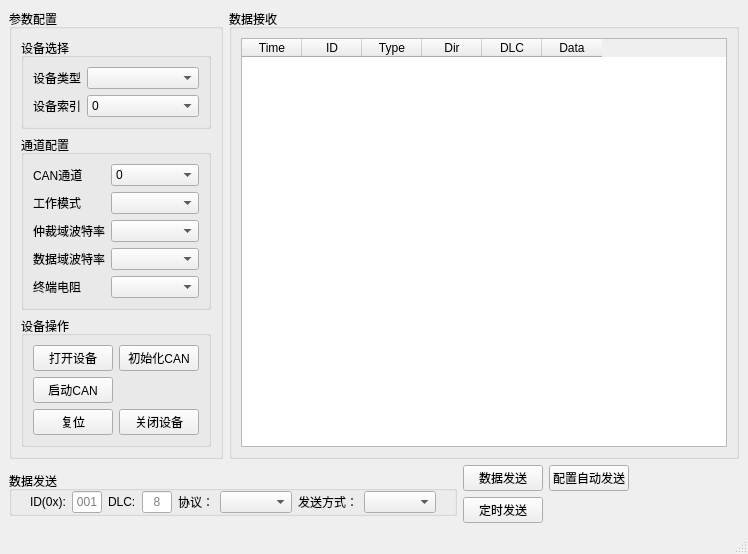
<?xml version="1.0" encoding="UTF-8"?>
<ui version="4.0">
 <class>MainWindow</class>
 <widget class="QMainWindow" name="MainWindow">
  <property name="geometry">
   <rect>
    <x>0</x>
    <y>0</y>
    <width>748</width>
    <height>554</height>
   </rect>
  </property>
  <property name="windowTitle">
   <string>MainWindow</string>
  </property>
  <widget class="QWidget" name="centralwidget">
   <layout class="QVBoxLayout" name="verticalLayout_3">
    <item>
     <layout class="QGridLayout" name="gridLayout_3">
      <item row="0" column="0">
       <layout class="QVBoxLayout" name="verticalLayout_4">
        <property name="bottomMargin">
         <number>0</number>
        </property>
        <item>
         <widget class="QGroupBox" name="groupBox_5">
          <property name="title">
           <string>参数配置</string>
          </property>
          <layout class="QVBoxLayout" name="verticalLayout">
           <item>
            <widget class="QGroupBox" name="groupBox">
             <property name="sizePolicy">
              <sizepolicy hsizetype="Preferred" vsizetype="Fixed">
               <horstretch>0</horstretch>
               <verstretch>0</verstretch>
              </sizepolicy>
             </property>
             <property name="title">
              <string>设备选择</string>
             </property>
             <layout class="QFormLayout" name="formLayout">
              <item row="0" column="0">
               <widget class="QLabel" name="label">
                <property name="sizePolicy">
                 <sizepolicy hsizetype="Fixed" vsizetype="Preferred">
                  <horstretch>0</horstretch>
                  <verstretch>0</verstretch>
                 </sizepolicy>
                </property>
                <property name="maximumSize">
                 <size>
                  <width>55</width>
                  <height>16777215</height>
                 </size>
                </property>
                <property name="text">
                 <string>设备类型</string>
                </property>
               </widget>
              </item>
              <item row="0" column="1">
               <widget class="QComboBox" name="DeviceNameComboBox"/>
              </item>
              <item row="1" column="0">
               <widget class="QLabel" name="label_2">
                <property name="sizePolicy">
                 <sizepolicy hsizetype="Fixed" vsizetype="Preferred">
                  <horstretch>0</horstretch>
                  <verstretch>0</verstretch>
                 </sizepolicy>
                </property>
                <property name="maximumSize">
                 <size>
                  <width>55</width>
                  <height>16777215</height>
                 </size>
                </property>
                <property name="text">
                 <string>设备索引</string>
                </property>
               </widget>
              </item>
              <item row="1" column="1">
               <widget class="QComboBox" name="DeviceIDCamboBox">
                <item>
                 <property name="text">
                  <string>0</string>
                 </property>
                </item>
               </widget>
              </item>
             </layout>
            </widget>
           </item>
           <item>
            <widget class="QGroupBox" name="groupBox_2">
             <property name="sizePolicy">
              <sizepolicy hsizetype="Preferred" vsizetype="Fixed">
               <horstretch>0</horstretch>
               <verstretch>0</verstretch>
              </sizepolicy>
             </property>
             <property name="title">
              <string>通道配置</string>
             </property>
             <layout class="QGridLayout" name="gridLayout_2">
              <item row="3" column="1">
               <widget class="QComboBox" name="ABitComboBox"/>
              </item>
              <item row="3" column="0">
               <widget class="QLabel" name="label_5">
                <property name="sizePolicy">
                 <sizepolicy hsizetype="Fixed" vsizetype="Preferred">
                  <horstretch>0</horstretch>
                  <verstretch>0</verstretch>
                 </sizepolicy>
                </property>
                <property name="text">
                 <string>仲裁域波特率</string>
                </property>
               </widget>
              </item>
              <item row="0" column="1">
               <widget class="QComboBox" name="ChannelIDComboBox">
                <item>
                 <property name="text">
                  <string>0</string>
                 </property>
                </item>
                <item>
                 <property name="text">
                  <string>1</string>
                 </property>
                </item>
               </widget>
              </item>
              <item row="4" column="1">
               <widget class="QComboBox" name="DBitComboBox"/>
              </item>
              <item row="0" column="0">
               <widget class="QLabel" name="label_3">
                <property name="text">
                 <string>CAN通道</string>
                </property>
               </widget>
              </item>
              <item row="4" column="0">
               <widget class="QLabel" name="label_6">
                <property name="text">
                 <string>数据域波特率</string>
                </property>
               </widget>
              </item>
              <item row="2" column="1">
               <widget class="QComboBox" name="WorkingModeComboBox"/>
              </item>
              <item row="2" column="0">
               <widget class="QLabel" name="label_4">
                <property name="text">
                 <string>工作模式</string>
                </property>
               </widget>
              </item>
              <item row="5" column="0">
               <widget class="QLabel" name="label_7">
                <property name="text">
                 <string>终端电阻</string>
                </property>
               </widget>
              </item>
              <item row="5" column="1">
               <widget class="QComboBox" name="ResistanceComboBox"/>
              </item>
             </layout>
            </widget>
           </item>
           <item>
            <widget class="QGroupBox" name="groupBox_6">
             <property name="title">
              <string>设备操作</string>
             </property>
             <layout class="QGridLayout" name="gridLayout_7">
              <item row="0" column="0">
               <widget class="QPushButton" name="OpenDevice">
                <property name="sizePolicy">
                 <sizepolicy hsizetype="Fixed" vsizetype="Fixed">
                  <horstretch>0</horstretch>
                  <verstretch>0</verstretch>
                 </sizepolicy>
                </property>
                <property name="text">
                 <string>打开设备</string>
                </property>
                <property name="autoDefault">
                 <bool>false</bool>
                </property>
               </widget>
              </item>
              <item row="0" column="1">
               <widget class="QPushButton" name="InitCAN">
                <property name="sizePolicy">
                 <sizepolicy hsizetype="Fixed" vsizetype="Fixed">
                  <horstretch>0</horstretch>
                  <verstretch>0</verstretch>
                 </sizepolicy>
                </property>
                <property name="text">
                 <string>初始化CAN</string>
                </property>
               </widget>
              </item>
              <item row="1" column="0">
               <widget class="QPushButton" name="OpenCAN">
                <property name="sizePolicy">
                 <sizepolicy hsizetype="Fixed" vsizetype="Fixed">
                  <horstretch>0</horstretch>
                  <verstretch>0</verstretch>
                 </sizepolicy>
                </property>
                <property name="text">
                 <string>启动CAN</string>
                </property>
               </widget>
              </item>
              <item row="2" column="0">
               <widget class="QPushButton" name="Reset">
                <property name="sizePolicy">
                 <sizepolicy hsizetype="Fixed" vsizetype="Fixed">
                  <horstretch>0</horstretch>
                  <verstretch>0</verstretch>
                 </sizepolicy>
                </property>
                <property name="text">
                 <string>复位</string>
                </property>
               </widget>
              </item>
              <item row="2" column="1">
               <widget class="QPushButton" name="CloseDevice">
                <property name="sizePolicy">
                 <sizepolicy hsizetype="Fixed" vsizetype="Fixed">
                  <horstretch>0</horstretch>
                  <verstretch>0</verstretch>
                 </sizepolicy>
                </property>
                <property name="text">
                 <string>关闭设备</string>
                </property>
               </widget>
              </item>
             </layout>
            </widget>
           </item>
          </layout>
         </widget>
        </item>
        <item>
         <spacer name="verticalSpacer_2">
          <property name="orientation">
           <enum>Qt::Vertical</enum>
          </property>
          <property name="sizeHint" stdset="0">
           <size>
            <width>20</width>
            <height>40</height>
           </size>
          </property>
         </spacer>
        </item>
       </layout>
      </item>
      <item row="0" column="1">
       <widget class="QGroupBox" name="groupBox_4">
        <property name="title">
         <string>数据接收</string>
        </property>
        <layout class="QGridLayout" name="gridLayout_4">
         <item row="0" column="0">
          <widget class="QTableWidget" name="MessageTable">
           <property name="sizePolicy">
            <sizepolicy hsizetype="Expanding" vsizetype="Expanding">
             <horstretch>0</horstretch>
             <verstretch>0</verstretch>
            </sizepolicy>
           </property>
           <property name="verticalScrollBarPolicy">
            <enum>Qt::ScrollBarAsNeeded</enum>
           </property>
           <property name="gridStyle">
            <enum>Qt::SolidLine</enum>
           </property>
           <property name="wordWrap">
            <bool>true</bool>
           </property>
           <property name="cornerButtonEnabled">
            <bool>true</bool>
           </property>
           <attribute name="horizontalHeaderCascadingSectionResizes">
            <bool>false</bool>
           </attribute>
           <attribute name="horizontalHeaderDefaultSectionSize">
            <number>60</number>
           </attribute>
           <column>
            <property name="text">
             <string>Time</string>
            </property>
           </column>
           <column>
            <property name="text">
             <string>ID</string>
            </property>
           </column>
           <column>
            <property name="text">
             <string>Type</string>
            </property>
           </column>
           <column>
            <property name="text">
             <string>Dir</string>
            </property>
           </column>
           <column>
            <property name="text">
             <string>DLC</string>
            </property>
           </column>
           <column>
            <property name="text">
             <string>Data</string>
            </property>
           </column>
          </widget>
         </item>
        </layout>
       </widget>
      </item>
     </layout>
    </item>
    <item>
     <layout class="QHBoxLayout" name="horizontalLayout_3">
      <property name="bottomMargin">
       <number>0</number>
      </property>
      <item>
       <widget class="QGroupBox" name="groupBox_3">
        <property name="sizePolicy">
         <sizepolicy hsizetype="Fixed" vsizetype="Fixed">
          <horstretch>0</horstretch>
          <verstretch>0</verstretch>
         </sizepolicy>
        </property>
        <property name="title">
         <string>数据发送</string>
        </property>
        <layout class="QVBoxLayout" name="verticalLayout_2">
         <property name="topMargin">
          <number>0</number>
         </property>
         <property name="bottomMargin">
          <number>0</number>
         </property>
         <item>
          <widget class="QFrame" name="horizontalFrame">
           <property name="sizePolicy">
            <sizepolicy hsizetype="Fixed" vsizetype="Fixed">
             <horstretch>0</horstretch>
             <verstretch>0</verstretch>
            </sizepolicy>
           </property>
           <layout class="QHBoxLayout" name="horizontalLayout">
            <property name="topMargin">
             <number>0</number>
            </property>
            <property name="bottomMargin">
             <number>0</number>
            </property>
            <item>
             <widget class="QLabel" name="label_8">
              <property name="sizePolicy">
               <sizepolicy hsizetype="Fixed" vsizetype="Fixed">
                <horstretch>0</horstretch>
                <verstretch>0</verstretch>
               </sizepolicy>
              </property>
              <property name="text">
               <string>ID(0x):</string>
              </property>
              <property name="alignment">
               <set>Qt::AlignLeading|Qt::AlignLeft|Qt::AlignVCenter</set>
              </property>
             </widget>
            </item>
            <item>
             <widget class="QLineEdit" name="DataID">
              <property name="sizePolicy">
               <sizepolicy hsizetype="Fixed" vsizetype="Fixed">
                <horstretch>0</horstretch>
                <verstretch>0</verstretch>
               </sizepolicy>
              </property>
              <property name="maximumSize">
               <size>
                <width>30</width>
                <height>16777215</height>
               </size>
              </property>
              <property name="text">
               <string/>
              </property>
              <property name="maxLength">
               <number>3</number>
              </property>
              <property name="alignment">
               <set>Qt::AlignCenter</set>
              </property>
              <property name="placeholderText">
               <string>001</string>
              </property>
             </widget>
            </item>
            <item>
             <widget class="QLabel" name="label_11">
              <property name="sizePolicy">
               <sizepolicy hsizetype="Fixed" vsizetype="Preferred">
                <horstretch>0</horstretch>
                <verstretch>0</verstretch>
               </sizepolicy>
              </property>
              <property name="text">
               <string>DLC:</string>
              </property>
             </widget>
            </item>
            <item>
             <widget class="QLineEdit" name="DLCEdit">
              <property name="sizePolicy">
               <sizepolicy hsizetype="Fixed" vsizetype="Fixed">
                <horstretch>0</horstretch>
                <verstretch>0</verstretch>
               </sizepolicy>
              </property>
              <property name="maximumSize">
               <size>
                <width>30</width>
                <height>16777215</height>
               </size>
              </property>
              <property name="layoutDirection">
               <enum>Qt::LeftToRight</enum>
              </property>
              <property name="maxLength">
               <number>2</number>
              </property>
              <property name="alignment">
               <set>Qt::AlignCenter</set>
              </property>
              <property name="placeholderText">
               <string>8</string>
              </property>
             </widget>
            </item>
            <item>
             <widget class="QLabel" name="label_10">
              <property name="sizePolicy">
               <sizepolicy hsizetype="Fixed" vsizetype="Fixed">
                <horstretch>0</horstretch>
                <verstretch>0</verstretch>
               </sizepolicy>
              </property>
              <property name="text">
               <string>协议：</string>
              </property>
             </widget>
            </item>
            <item>
             <widget class="QComboBox" name="MessageFrameTypeComboBox">
              <property name="sizePolicy">
               <sizepolicy hsizetype="Fixed" vsizetype="Fixed">
                <horstretch>0</horstretch>
                <verstretch>0</verstretch>
               </sizepolicy>
              </property>
             </widget>
            </item>
            <item>
             <widget class="QLabel" name="label_9">
              <property name="sizePolicy">
               <sizepolicy hsizetype="Fixed" vsizetype="Preferred">
                <horstretch>0</horstretch>
                <verstretch>0</verstretch>
               </sizepolicy>
              </property>
              <property name="text">
               <string>发送方式：</string>
              </property>
             </widget>
            </item>
            <item>
             <widget class="QComboBox" name="MessageTransmitComboBox">
              <property name="sizePolicy">
               <sizepolicy hsizetype="Fixed" vsizetype="Fixed">
                <horstretch>0</horstretch>
                <verstretch>0</verstretch>
               </sizepolicy>
              </property>
             </widget>
            </item>
           </layout>
          </widget>
         </item>
         <item>
          <layout class="QGridLayout" name="DataContainer"/>
         </item>
        </layout>
       </widget>
      </item>
      <item>
       <layout class="QGridLayout" name="gridLayout">
        <property name="leftMargin">
         <number>0</number>
        </property>
        <property name="topMargin">
         <number>0</number>
        </property>
        <item row="0" column="0">
         <widget class="QPushButton" name="Send">
          <property name="sizePolicy">
           <sizepolicy hsizetype="Fixed" vsizetype="Fixed">
            <horstretch>0</horstretch>
            <verstretch>0</verstretch>
           </sizepolicy>
          </property>
          <property name="text">
           <string>数据发送</string>
          </property>
         </widget>
        </item>
        <item row="0" column="1">
         <widget class="QPushButton" name="ConfigAutoSend">
          <property name="text">
           <string>配置自动发送</string>
          </property>
         </widget>
        </item>
        <item row="1" column="0">
         <widget class="QPushButton" name="AutoSend">
          <property name="text">
           <string>定时发送</string>
          </property>
         </widget>
        </item>
       </layout>
      </item>
      <item>
       <spacer name="horizontalSpacer">
        <property name="orientation">
         <enum>Qt::Horizontal</enum>
        </property>
        <property name="sizeHint" stdset="0">
         <size>
          <width>40</width>
          <height>20</height>
         </size>
        </property>
       </spacer>
      </item>
     </layout>
    </item>
   </layout>
  </widget>
  <widget class="QMenuBar" name="menubar">
   <property name="geometry">
    <rect>
     <x>0</x>
     <y>0</y>
     <width>748</width>
     <height>22</height>
    </rect>
   </property>
  </widget>
  <widget class="QStatusBar" name="statusbar"/>
  <action name="action">
   <property name="text">
    <string>设置</string>
   </property>
  </action>
 </widget>
 <resources/>
 <connections/>
</ui>
